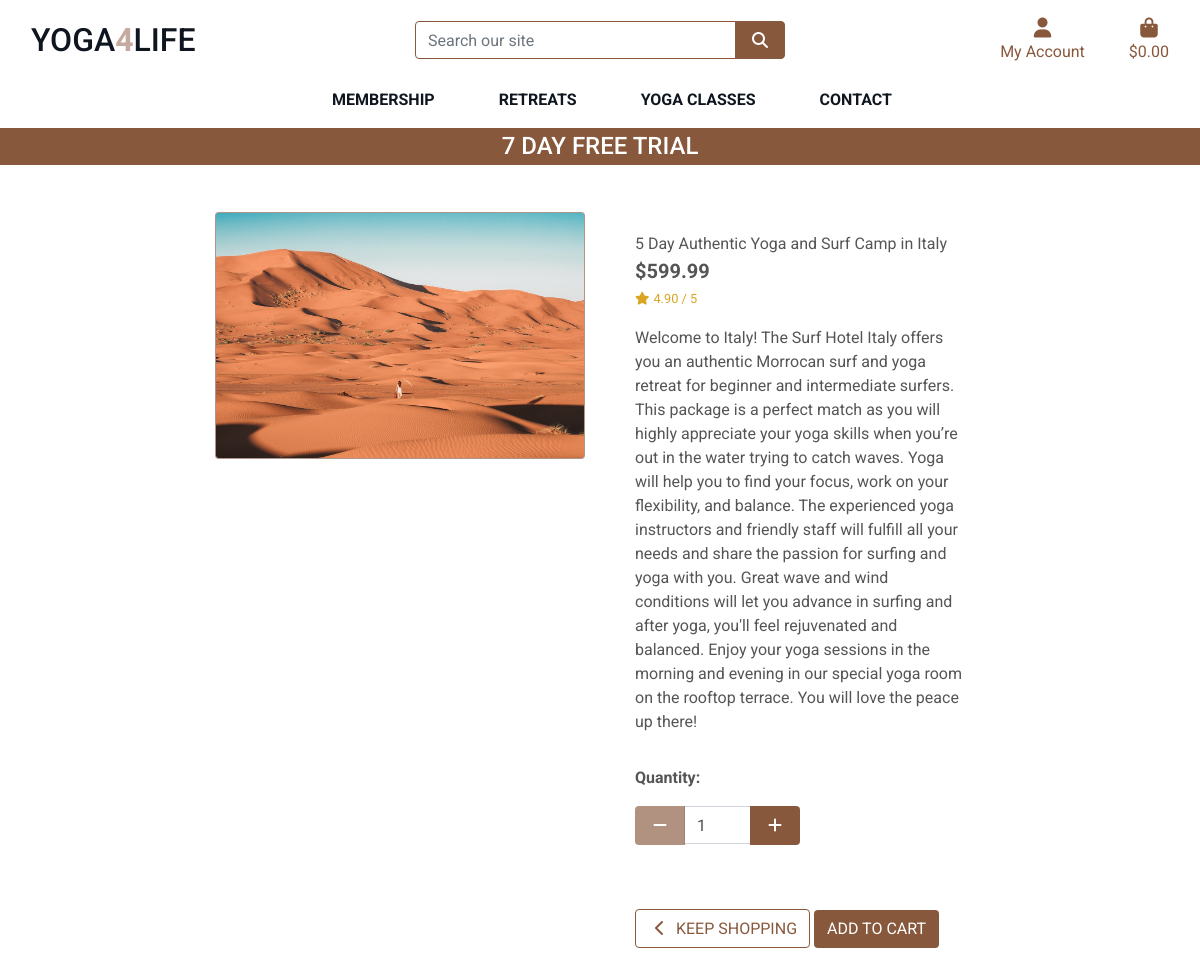
Page /retreats/1 on the earlier database version.
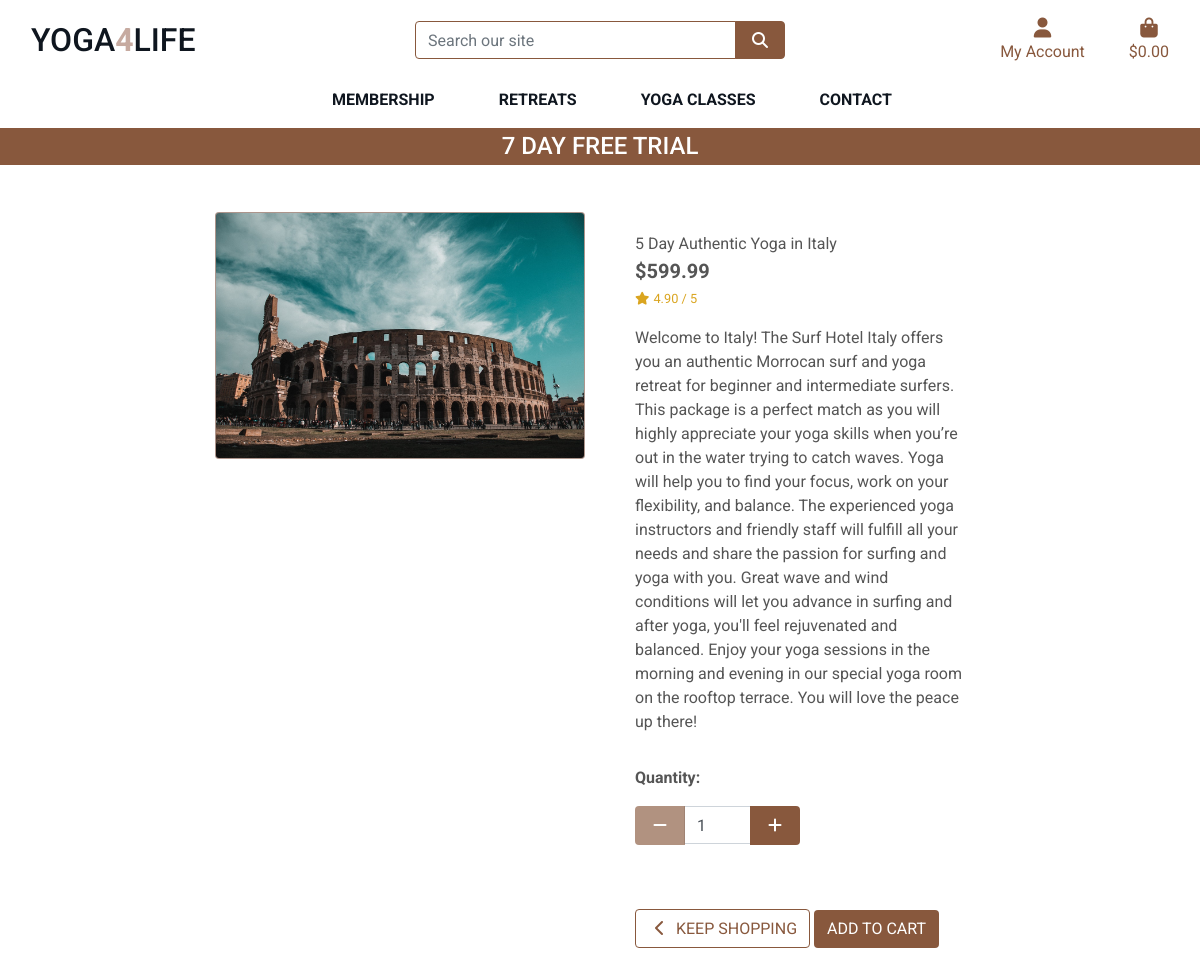
Same page on the later database version.
### retreats/models.py (models this page shows, shortened)
class Retreat(models.Model):
    category = models.ForeignKey('Category', null=True, blank=True, on_delete=models.SET_NULL)
    sku = models.CharField(max_length=254, null=True, blank=True)
    name = models.CharField(max_length=254)
    description = models.TextField()
    price = models.DecimalField(max_digits=6, decimal_places=2)
    rating = models.DecimalField(max_digits=6, decimal_places=2, null=True, blank=True)
    image_url = models.URLField(max_length=1024, null=True, blank=True)
    image = models.ImageField(null=True, blank=True)

### retreats/views.py (the view)
# urls.py: path('<retreat_id>', views.retreat_detail, name='retreat_detail')
def retreat_detail(request, retreat_id):
    retreat = get_object_or_404(Retreat, pk=retreat_id)
    context = {
        'retreat': retreat,
    }
    return render(request, 'retreats/retreat_detail.html', context)

### cart/contexts.py (called while the page is built, shortened)
def cart_contents(request):
    cart_items = []
    total = 0
    retreat_count = 0
    cart = request.session.get('cart', {})
    grand_total = total
    context = {
        'cart_items': cart_items,
        'total': total,
        'retreat_count': retreat_count,
        'grand_total': grand_total,
    }
    return context

### retreats/templates/retreats/retreat_detail.html (shortened to what this page needs)
{% extends "base.html" %}
{% load static %}
{% block page_header %}
    <div class="container header-container">
    </div>
{% endblock %}
{% block content %}
   <div class="container-fluid">
        <div class="row">
            <div class="col-12 col-md-6 col-lg-4 offset-lg-2">
                <div class="image-container my-5 card">
                    {% if retreat.image %}
                        <a href="{{ retreat.image.url }}" target="_blank">
                            <img class=" img-fluid" src="{{ retreat.image.url }}" alt="{{ retreat.name }}">
                        </a>
                        {% else %}
                        <a href="">
                            <img class=" img-fluid" src="{{ MEDIA_URL }}noimage.png" alt="{{ retreat.name }}">
                        </a>
                    {% endif %}
                </div>
            </div>
            <div class="col-12 col-md-6 col-lg-4">
                <div class="retreat-details-container mb-5 mt-md-5">
                    <p class="mb-0">{{ retreat.name }}</p>
                    <p class="lead mb-0 text-left font-weight-bold">${{ retreat.price }}</p>
                    {% if retreat.rating %}
                        <small class="text-gold"><i class="fas fa-star mr-1"></i>{{ retreat.rating }} / 5</small>
                    {% else %}
                        <small class="text-gold">No Rating</small>
                    {% endif %}
                    <p class="mt-3">{{ retreat.description }}</p>
                    <form class="form" action="{% url 'add_to_cart' retreat.id %}" method="POST">
                        <div class="form-row">
                            <div class="col-12">
                                <p class="mt-3"><strong>Quantity:</strong></p>
                                <div class="form-group w-50">
                                    <div class="input-group">
                                        <div class="input-group-prepend">
                                            <button class="decrement-qty btn btn-brown rounded-1"
                                                data-item_id="{{ retreat.id }}" id="decrement-qty_{{ retreat.id }}">
                                                <span class="icon">
                                                    <i class="fas fa-minus"></i>
                                                </span>
                                            </button>
                                        </div>
                                        <input class="form-control qty_input" type="number" name="quantity" value="1" min="1" max="99" data-item_id="{{ retreat.id }}" id="id_qty_{{ retreat.id }}">
                                        <div class="input-group-append">
                                            <button class="increment-qty btn btn-brown rounded-1"
                                                data-item_id="{{ retreat.id }}" id="increment-qty_{{ retreat.id }}">
                                                <span class="icon">
                                                    <i class="fas fa-plus"></i>
                                                </span>
                                            </button>
                                        </div>
                                    </div>
                                </div>
                            </div>
                            <div class="col-12">
                                <a href="{% url 'retreats' %}" class="btn btn-outline-brown rounded-1 mt-5">
                                    <span class="icon">
                                        <i class="fas fa-chevron-left"></i>
                                    </span>
                                    <span class="text-uppercase">Keep Shopping</span>
                                </a>
                                <input type="submit" class="btn btn-brown rounded-1 text-uppercase mt-5" value="Add to cart">
                            </div>
                        </div>
                    </form>
                </div>
            </div>
        </div>
    </div>
    {% endblock %}

Differences in the rows shown:
changed Retreat id 1: image: a different picture; name "5 Day Authentic Yoga and Surf Camp in Italy" → "5 Day Authentic Yoga in Italy"
